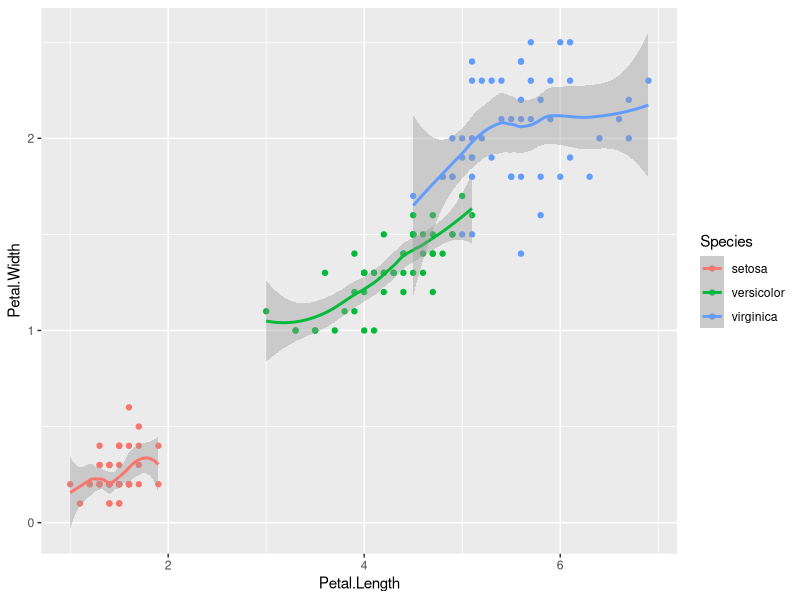
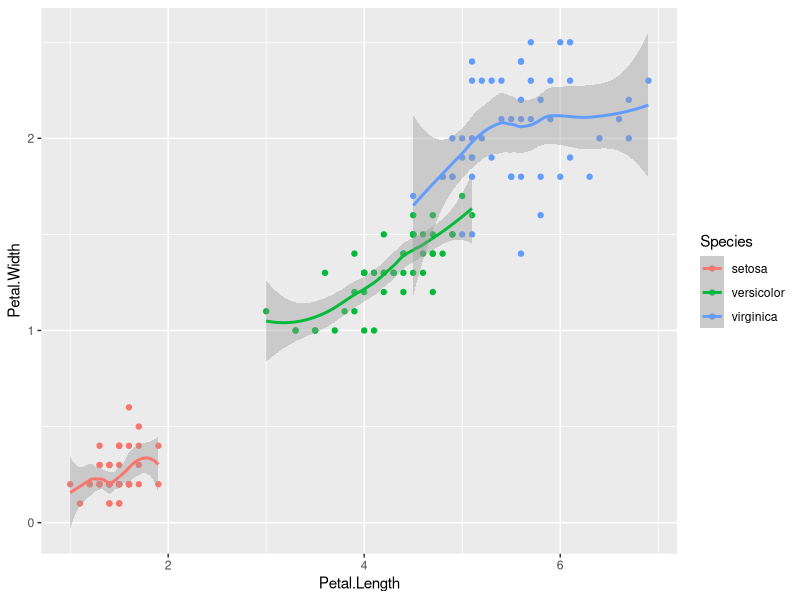
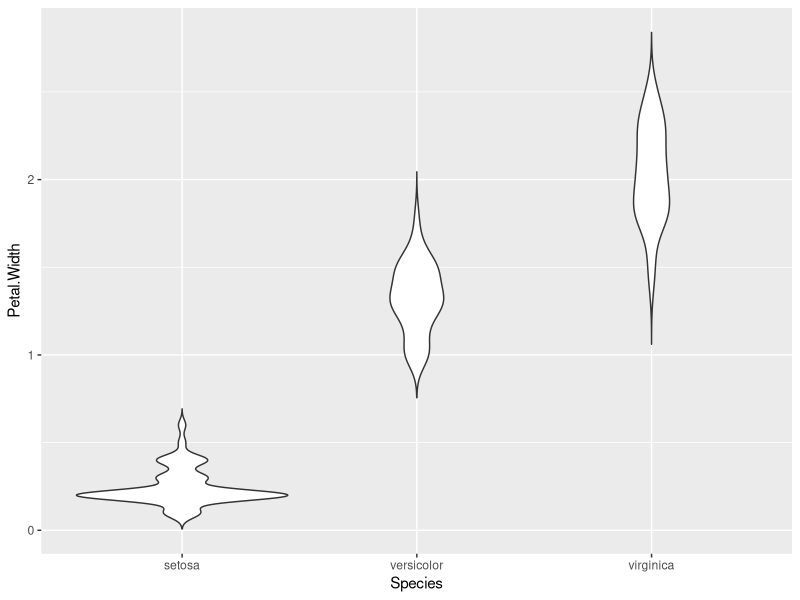

R code for these plots, in order:
#Useful functions

#grep
genes <- c("HBG1", "GAS2", "CD12", "CD14","CD15",  "MIR575", 
           "ANKRD22","CD19", "CLDN3", "GAS6","CD23", "CD25",
           "GATA1", "GATA2", "GATA3", "GATA6", "ALB", "HBB")

grep("CD", genes)

ids <- grep("CD", genes)
genes[ids]

#order

vector <- sample(1:100, 50)
vector

order(vector)
ids <- order(vector)
vector[ids]

#unique

names <- c("Maria", "Laura", "Olivia", "Emma", "Isabella", "Mia",
           "Evelyn", "Maria", "Emma", "Camila", "Mila", "Chloe")

unique(names)

#duplicated

duplicated(names)
ids <- duplicated(names)

names[ids]


names <- c("Maria", "Laura", "Olivia", "Emma", "Isabella", "Mia")
names2 <- c("George", "Maria", "Alex", "Isabella", "Harry", "Leo")

union(names, names2)
intersect(names, names2)

setdiff(names, names2)
setdiff(names2, names)


#Read excel
#install.packages('readxl')
library(readxl)

Sheet1 <- read_excel("test.xlsx", sheet = 1)

Sheet2 <- read_excel("test.xlsx", sheet = 2)



#qplot

library(ggplot2)

data(iris)
iris

head(iris)
ggplot(iris, aes(x=Petal.Length, y=Petal.Width, color=Species))+
  geom_point()+geom_smooth(method="loess")

qplot(Petal.Length, Petal.Width, data = iris, color = Species,
      geom=c("point", "smooth"))


?qplot
# Violin plot
qplot(Species, Petal.Width, data = iris, 
      geom=c("violin"), trim = FALSE)



#Try all the examples of ?qplot
?qplot




